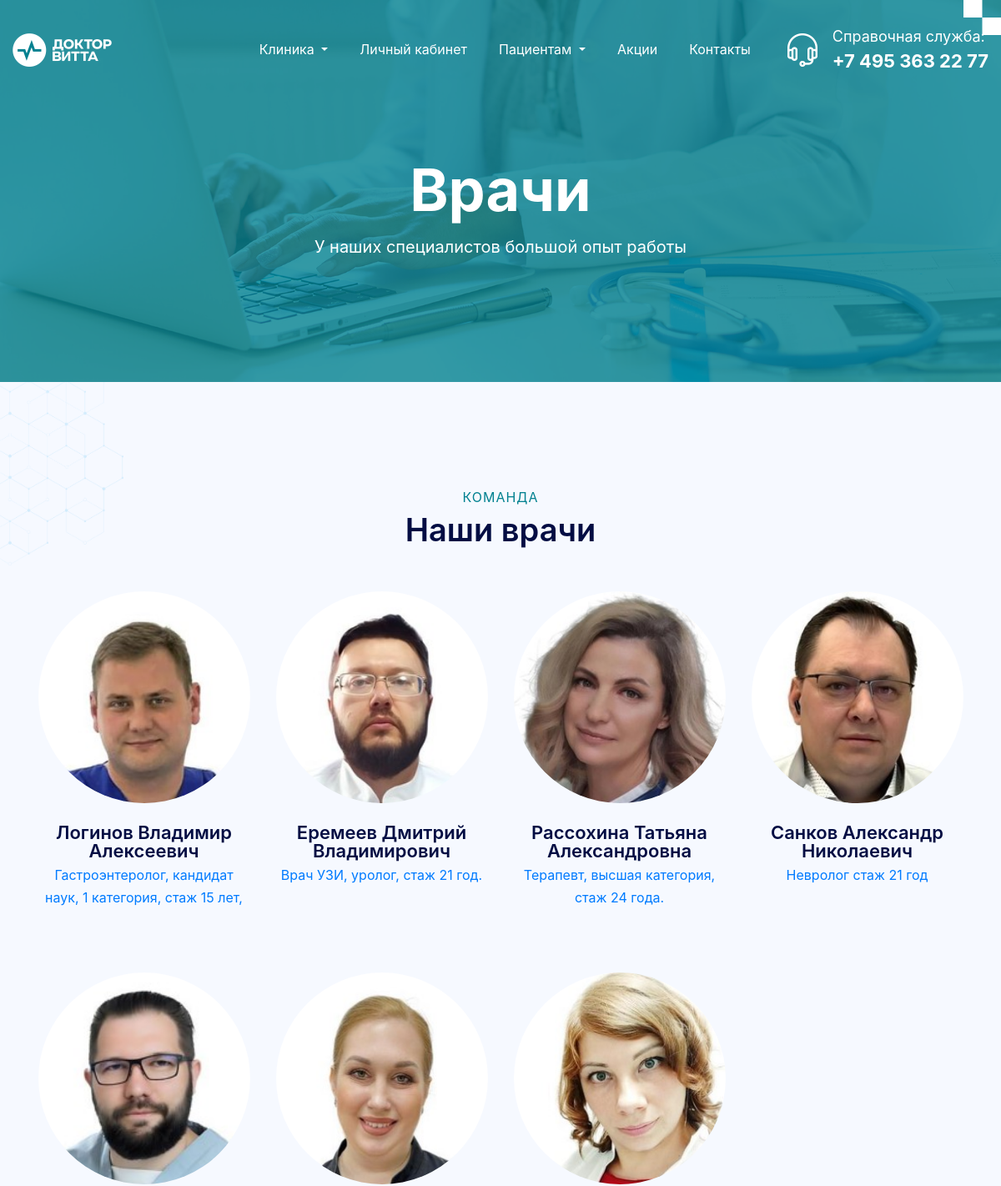
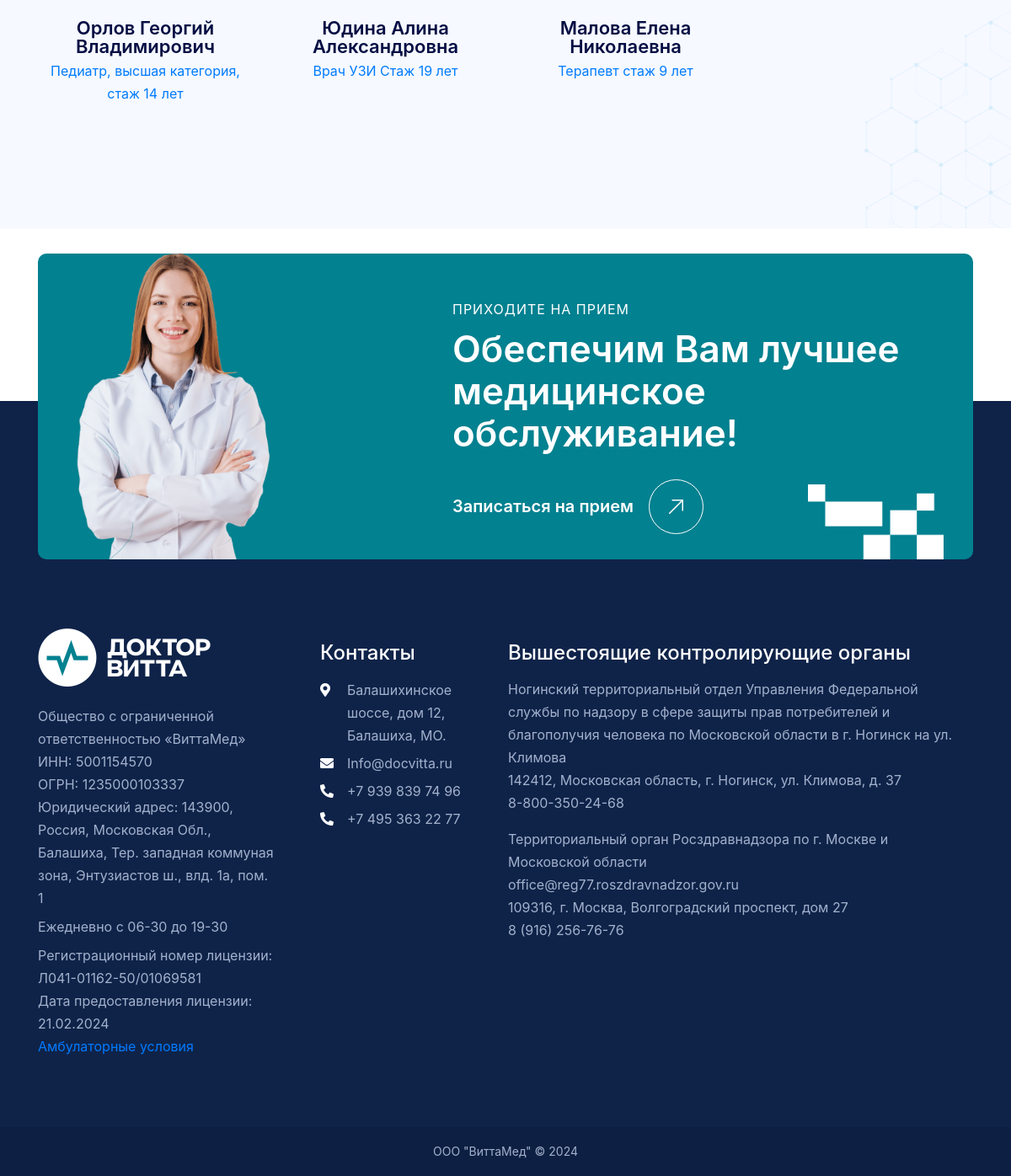
The app's page /doctors/ with its own data (2 pictures, top to bottom).
### homepage/models.py (models this page shows, shortened)
class Employee(models.Model):
    name = models.CharField(max_length=100, verbose_name='ФИО')
    departament = models.ForeignKey(Departament, on_delete=models.CASCADE, verbose_name='Отделение', null=True,
                                    blank=True)
    photo = models.ImageField(upload_to='images/photos/', verbose_name='Фото', null=True, blank=True)
    job = models.CharField(max_length=100, verbose_name='Должность', default='')
    info = RichTextField(verbose_name='Информация об образовании и аккредитации', default='')

### homepage/views.py (the view)
# urls.py: path('doctors/', views.doctors, name='doctors'),
def doctors(request):
    employees = Employee.objects.all()
    context = {
        'employees': employees,
    }
    return render(request, 'homepage/doctors.html', context=context)

### templates/homepage/doctors.html (shortened to what this page needs)
{% extends 'base.html' %}
{% load static %}
{% block content %}
    <section class="w-100 float-left doctors-banner-sec sub-banner-con position-relative">
        <div class="wrapper2">
            <div class="sub-banner-inner-box banner-inner-box position-relative text-center w-100 float-left">
                <h1 data-aos="fade-up" data-aos-duration="700">Врачи</h1>
                <p data-aos="fade-up" data-aos-duration="700">У наших специалистов большой опыт работы<br>
                    </p>
            </div>
        </div>
    </section>
    <section class="team-section bg-design w-100 float-left padding-top padding-bottom">
        <div class="container">
            <div class="generic-title text-center">
                <span class="sub-txt d-block" data-aos="fade-up" data-aos-duration="700">Команда</span>
                <h2 class="mb-0" data-aos="fade-up" data-aos-duration="700">Наши врачи</h2>
            </div>
            <div class="team-members-con">
                <ul class="list-unstyled mb-0">
                    {% for empl in employees %}
                    <li class="text-center" ><a href="/doctors/{{ empl.id }}/">
                        <figure data-aos="fade-up" data-aos-duration="700">
                            <img src="{{ empl.photo.url }}" alt="team-img1">
                        </figure>
                        <h4 data-aos="fade-up" data-aos-duration="700">{{ empl.name }}</h4>
                        <span class="d-block" data-aos="fade-up" data-aos-duration="700">{{ empl.job }}</span>
                    </a></li>
                    {% endfor %}
                </ul>
            </div>
        </div>
    </section>
{% include 'getintouch.html' %}
{% endblock %}

### static/assets/css/superclasses.css (style rules this page uses)
:root { --primary--color: #030d43; --secondary--color: #028190; --text-color: #757887; --accent: #028190; --white-color: #fff; }
.wrapper2 { max-width: 1540px; margin-left: auto; margin-right: auto; }
.sub-txt { font-size: 16px; line-height: 16px; letter-spacing: 1px; text-transform: uppercase; color: var(--secondary--color); }
h1 { font-size: 96px; font-weight: 700; line-height: 94px; color: var(--white-color); }
h2 { font-size: 52px; font-weight: 600; line-height: 52px; color: var(--primary--color); }
h4 { font-size: 22px; font-weight: 600; line-height: 22px; color: var(--primary--color); }
.padding-top { padding-top: 150px; }
.padding-bottom { padding-bottom: 150px; }

### static/assets/css/custom.css (style rules this page uses)
* { margin: 0; padding: 0; box-sizing: border-box; }
body { line-height: 27px; color: var(--secondary-color); }
.banner-inner-box:after { content: ""; bottom: 0; right: -110px; width: 216px; height: 254px; position: absolute; background: url(../images/apple-shape-img.png) no-repeat; }
.banner-inner-box:before { content: ""; bottom: 0; left: -110px; width: 330px; height: 183px; position: absolute; background: url(../images/box-shape-img1.png) no-repeat; }
.generic-title { margin-bottom: 53px; position: relative; z-index: 1; }
.generic-title span { margin-bottom: 10px; }
.team-section { background: #f6f9ff; position: relative; overflow: hidden; }
.bg-design::before { content: ""; background: url(../images/team-left-bg-img.png) no-repeat left; width: 341px; height: 635px; position: absolute; left: 0; top: -55px; }
.bg-design::after { content: ""; background: url(../images/team-right-bg-img.png) no-repeat right; background-size: cover; width: 408px; height: 609px; position: absolute; right: 0; bottom: 0; }
.team-members-con>ul { display: grid; grid-gap: 60px 30px; grid-template-columns: 1fr 1fr 1fr 1fr; }
.team-members-con ul li figure { margin-bottom: 24px; overflow: hidden; }
.team-members-con ul li h4 { margin-bottom: 5px; }
.team-members-con ul li span { margin-bottom: 16px; }
.team-members-con ul li figure img { width: 254px; height: 254px; border-radius: 100%; object-fit: cover; }
.sub-banner-con { background: url(../images/sub-banner-bg-img.jpg) no-repeat center; background-size: cover; }
.sub-banner-con::before { content: ""; background: var(--secondary--color); width: 100%; height: 100%; opacity: .8; position: absolute; top: 0; left: 0; }
.sub-banner-inner-box p { color: var(--white-color); font-size: 20px; line-height: 33px; margin-bottom: 35px; }
.sub-banner-inner-box { padding: 220px 0 150px; }
.sub-banner-inner-box h1 { font-size: 84px; margin-bottom: 17px; }
.sub-banner-con:after { content: ""; top: 0; right: 0; width: 130px; height: 120px; position: absolute; background: url(../images/double-shape-img2.png) no-repeat; }
.sub-banner-inner-box:after { content: ""; bottom: -50px; right: -110px; width: 216px; height: 254px; position: absolute; background: url(../images/apple-shape-img.png) no-repeat; }
.sub-banner-inner-box:before { content: ""; bottom: 0; left: -110px; width: 330px; height: 183px; position: absolute; background: url(../images/box-shape-img1.png) no-repeat; }
.doctors-banner-sec { background: url(../images/doctor-banner-img.jpg) no-repeat center; background-size: cover; }

### records on screen
Employee: photo (picture), name "Логинов Владимир Алексеевич", job "Гастроэнтеролог, кандидат наук, 1 категория, стаж 15 лет,"
Employee: photo (picture), name "Еремеев Дмитрий Владимирович", job "Врач УЗИ, уролог, стаж 21 год."
Employee: photo (picture), name "Рассохина Татьяна Александровна", job "Терапевт, высшая категория, стаж 24 года."
Employee: photo (picture), name "Санков Александр Николаевич", job "Невролог стаж 21 год"
Employee: photo (picture), name "Орлов Георгий Владимирович", job "Педиатр, высшая категория, стаж 14 лет"
Employee: photo (picture), name "Юдина Алина Александровна", job "Врач УЗИ Стаж 19 лет"
Employee: photo (picture), name "Малова Елена Николаевна", job "Терапевт cтаж 9 лет"
